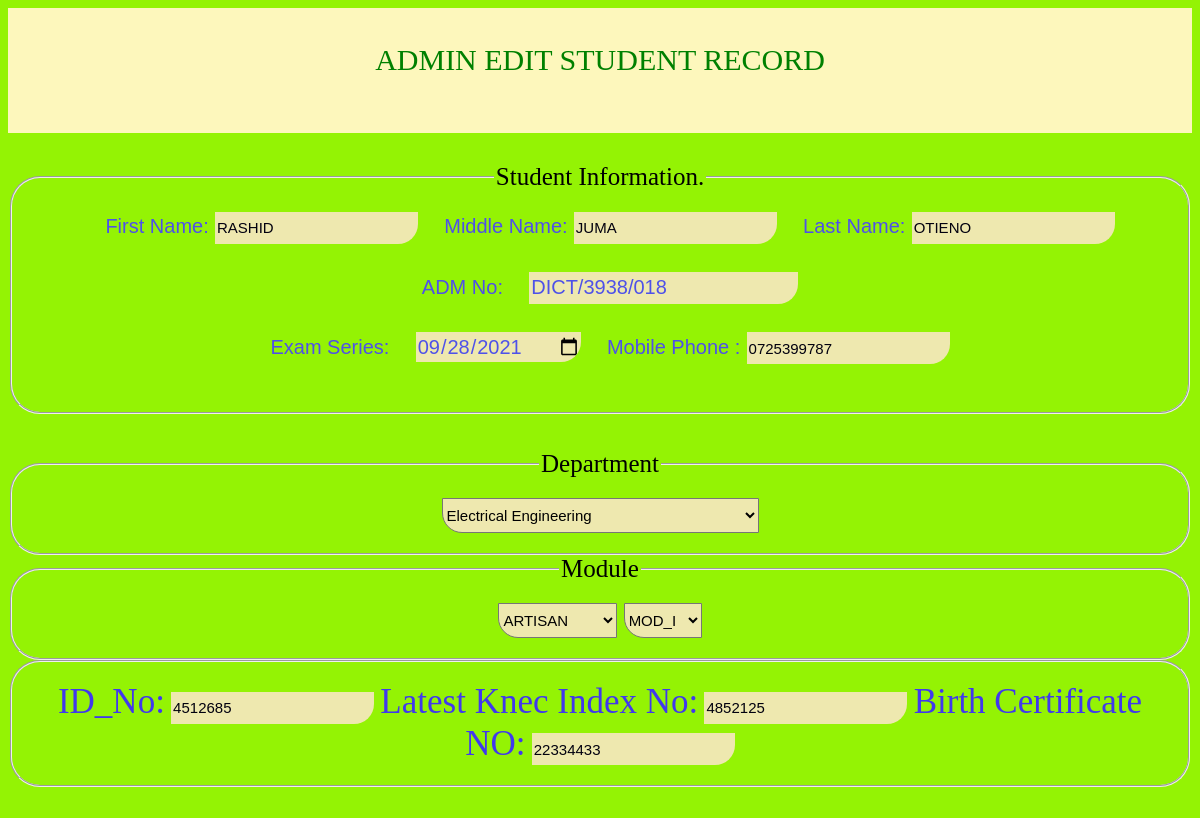
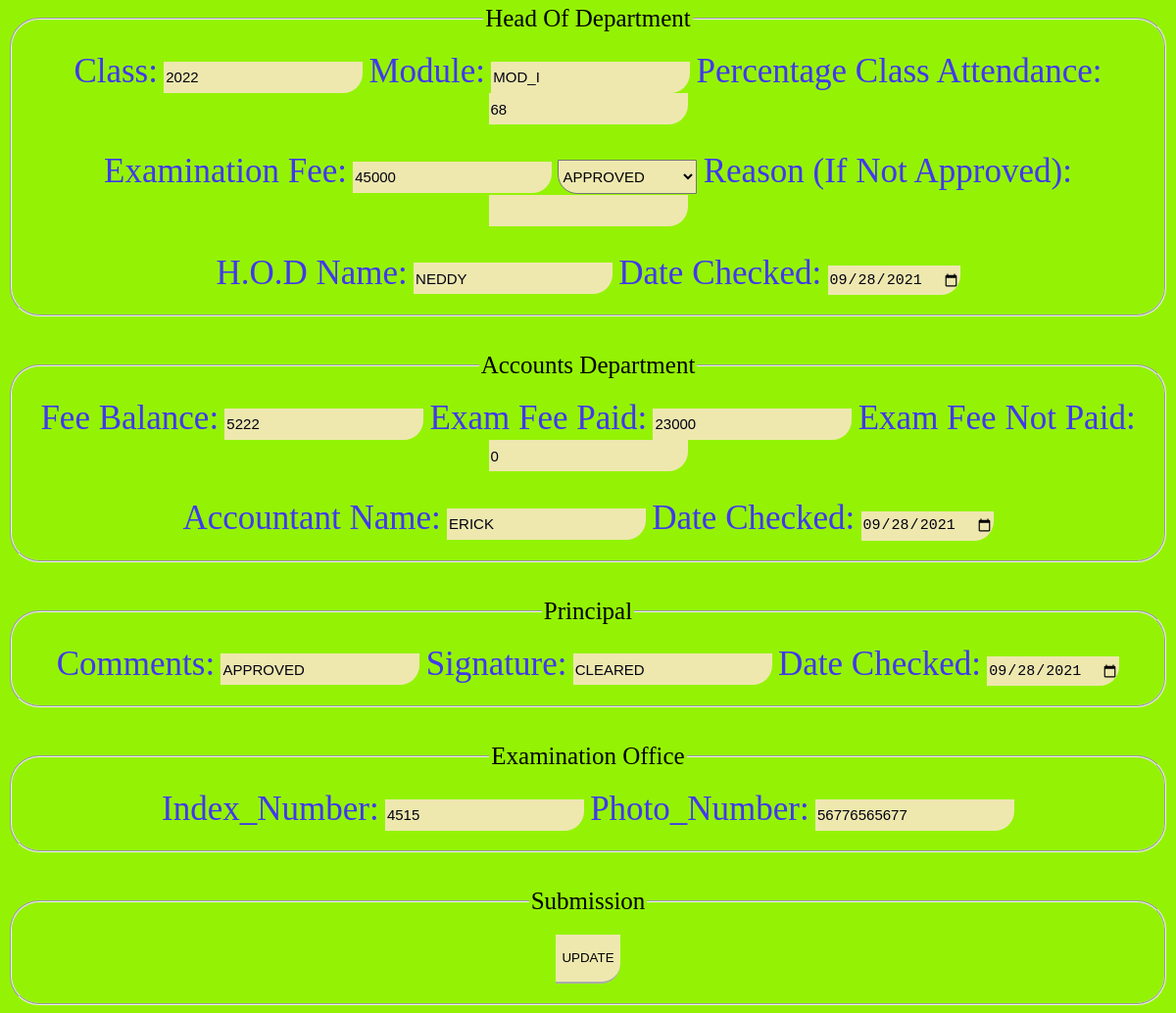
Screenshot of /dashedit.php?GetID=112 with the database file from the repository (2 pictures, top to bottom).
### tables this page shows
CREATE TABLE `tablestudent` (
  `User_ID` int(50) NOT NULL,
  `First_Name` varchar(50) NOT NULL,
  `Middle_Name` varchar(50) NOT NULL,
  `Last_Name` varchar(50) NOT NULL,
  `ADM_No` varchar(50) NOT NULL,
  `Exam_Series` date NOT NULL,
  `Mobile_Phone` varchar(10) NOT NULL,
  `Department` varchar(50) NOT NULL,
  `Module` varchar(50) NOT NULL,
  `Diploma` varchar(50) NOT NULL,
  `ID_No` varchar(50) NOT NULL,
  `Latest_Knec_Slip` varchar(50) NOT NULL,
  `Birth_Cert_No` varchar(50) NOT NULL,
  `Class` varchar(50) NOT NULL,
  `Hod_Module` varchar(5) NOT NULL,
  `Percentage_Class_Attendance` int(3) NOT NULL,
  `Examination_Fee` int(50) NOT NULL,
  `Approved` varchar(20) NOT NULL,
  `Reason_If_Not_Approved` text NOT NULL,
  `Hod_Name` varchar(50) NOT NULL,
  `Period_Checked_By_Hod` date NOT NULL,
  `Fee_Balance` int(50) NOT NULL,
  `Exam_Fee_Paid` int(50) NOT NULL,
  `Exam_Fee_Not_Paid` int(50) NOT NULL,
  `Accountant_Name` varchar(50) NOT NULL,
  `Date_Checked_By_Accountant` date DEFAULT NULL,
  `Index_No` varchar(50) NOT NULL,
  `Photo_No` varchar(50) NOT NULL,
  `Comment_By_Principal` varchar(100) NOT NULL,
  `Signa` varchar(50) NOT NULL,
  `Date_Checked_By_Principal` text NOT NULL
);

### dashedit.php (the view, shortened to what this page needs)
<?php
$con =mysqli_connect("localhost","root","","Kisiwa");
$UserId = $_GET['GetID'];
$query ="SELECT * FROM tablestudent WHERE User_ID='".$UserId."';";
$results =mysqli_query($con,$query);
while($row = mysqli_fetch_assoc($results)){
   $userid =$row['User_ID'];
   $firstname=$row['First_Name'];
   $middlename=$row['Middle_Name'];
   $lastname=$row['Last_Name'];
   $admno=$row['ADM_No'];
   $examseries=$row['Exam_Series'];
   $phoneno=$row['Mobile_Phone'];
   $department=$row['Department'];
   $module=$row['Module'];
   $diploma=$row['Diploma'];
   $idno=$row['ID_No'];
   $knecslip=$row['Latest_Knec_Slip'];
   $birthcertificate=$row['Birth_Cert_No'];
   $class=$row['Class'];
   $hodmodule=$row['Hod_Module'];
   $classattendance=$row['Percentage_Class_Attendance'];
   $examfee=$row['Examination_Fee'];
   $approved=$row['Approved'];
   $reason=$row['Reason_If_Not_Approved'];
   $hodname=$row['Hod_Name'];
   $periodchecked=$row['Period_Checked_By_Hod'];
   $feebalance=$row['Fee_Balance'];
   $examfeepaid=$row['Exam_Fee_Paid'];
   $examfeenotpaid=$row['Exam_Fee_Not_Paid'];
   $accountantname=$row['Accountant_Name'];
   $checkedbyaccountant=$row['Date_Checked_By_Accountant'];
   $commentss=$row['Comment_By_Principal'];
   $signature=$row['Signa'];
   $dateview=$row['Date_Checked_By_Principal'];
   $index=$row['Index_No'];
   $photo=$row['Photo_No'];
}
?>
<!DOCTYPE html>
<html lang="en">
<head>
    <link rel="stylesheet" type="text/css" href="student.css">
</head>
<body style="background-color:rgb(148, 243, 4)">
    <div class="Title">
         <p>ADMIN EDIT STUDENT RECORD</p>
    </div>
    <div class="studentname" >
        <form action="dashupdate.php?ID=<?php echo $userid?>" method="POST" enctype="multipart/form-data">
        <fieldset>
                <legend>Student Information.</legend>
            <label for="fname" class="fname" >First Name:</label>
            <input type="text" id="fname"  name="fname"   class="ffname" value="<?php echo $firstname?>">
            <label for="Mname" class="Mname" >Middle Name:</label>
            <input type="text" id="Mname"  name="mname"   class="mmname" value="<?php echo $middlename?>">
            <label for="Lname" class="Lname" >Last Name:</label>
            <input type="text" id="Lname"  name="lname"  class="llname" value="<?php echo $lastname?>"><br><br>
            <label for="ADM" class="ADM" >ADM No:</label>
            <input type="text" id="ADM"  name="ADM"   class="ADM" value="<?php echo $admno?>" ><br><br>
            <label for="series" class="series" >Exam Series:</label>
            <input type="date" id="series"  name="series" class="series" value="<?php echo $examseries?>">
           <label for="Phone" class="Phone" >Mobile Phone :</label>
            <input type="number" id="Phone"  name="phone"   class="phone"
            value="<?php echo $phoneno?>" ><br><br>
       </fieldset><br><br>
         <fieldset>
            <legend>Department</legend>
                    <select name="department" id="department" value="<?php echo $department?>">
                        <option value="Electrical Engineering">Electrical Engineering</option>
                    </select>
                    </fieldset>
      <fieldset>
            <legend>Module</legend>
            <select name="module" id="module"  value="<?php echo $module?>" >
            <option value="ARTISAN">ARTISAN</option>
            </select>
          <select name="diploma" id="diploma"  value="<?php echo $diploma?>" >
           <option value="MOD_I">MOD_I</option>
       </select>
    </fieldset>
    <fieldset class="credentials">
        <label for="idno">ID_No:</label>
        <input type="text" name="idno" id="idno"  value="<?php echo $idno?>" >
        <label for="latesKnecslip">Latest Knec Index No:</label>
        <input type="text" name="latestKnecslip" id="latesKnecslip"  value="<?php echo $knecslip?>" >
        <label for="birthcertno">Birth Certificate NO:</label>
        <input type="text" name="birthcertno" id="birthcertno"  value="<?php echo $birthcertificate?>" >
    </fieldset><br><br>
    <fieldset class="hod">
        <legend>Head Of Department</legend>
        <label for="Class">Class:</label>
        <input type="text" name="Class" id="Class" required value="<?php echo $class?>" >
        <label for="mmodule">Module:</label>
        <input type="text" name="mmodule" id="mmodule"  required value="<?php echo $hodmodule?>">
        <label for="percentage">Percentage Class Attendance:</label>
        <input type="number" name="percentage" id="percentage" required value="<?php echo $classattendance?>"><br><br>
        <label for="examfee">Examination Fee:</label>
        <input type="number" name="examfee" id="examfee" required value="<?php echo $examfee?>">
        <select name="approved" id="approved" class="approved"  value="<?php echo $approved?>">
            <option value="APPROVED" >APPROVED</option>
        </select>
        <label for="reason">Reason (If Not Approved):</label>
        <input type="text" name="reason"  id="reason"  value="<?php echo $reason?>"><br><br>
        <label for="hodname">H.O.D Name:</label>
        <input type="text" name="hodname" id="hodname" required value="<?php echo $hodname?>">
        <label for="period">Date Checked:</label>
        <input type="date" name="date" id="date" required value="<?php echo $periodchecked?>">
   </fieldset><br><br>
 <fieldset class="hod">
    <legend>Accounts Department</legend>
    <label for="feebalance">Fee Balance:</label>
    <input type="number" name="feebalance" id="feebalance" required  value="<?php echo $feebalance?>">
    <label for="examfeepaid">Exam Fee Paid:</label>
    <input type="number" name="examfeepaid" id="examfeepaid" required value="<?php echo $examfeepaid?>">
    <label for="examfeenotpaid">Exam Fee Not Paid:</label>
    <input type="number" name="examfeenotpaid" id="examfeenotpaid" required value="<?php echo $examfeenotpaid?>"><br><br>
    <label for="accountantname">Accountant Name:</label>
    <input type="text" name="accountantname" id="accountantname" required value="<?php echo $accountantname?>">
    <label for="accountsperiod">Date Checked:</label>
    <input type="date" name="accountsperiod" id="accountsperiod" required  value="<?php echo $checkedbyaccountant?>">
</fieldset><br><br>
<fieldset class="principal">
        <legend>Principal</legend>
        <label for="comments">Comments:</label>
        <input type="text" name="comments" id="comments" required  value="<?php echo $commentss?>" >
        <label for="si">Signature:</label>
        <input type="text" name="si" id="si" required  value="<?php echo $signature?>">
        <label for="timeaccepted">Date Checked:</label>
        <input type="date" name="timeaccepted" id="timeaccepted" required  value="<?php echo $dateview?>" >
        </fieldset><br><br>
        <fieldset class="principal">
            <legend>Examination Office</legend>
            <label for="IndexNumber">Index_Number:</label>
            <input type="text" name="IndexNumber" id="IndexNumber"  required value="<?php echo $index?>" >
            <label for="Photo">Photo_Number:</label>
            <input type="text" name="photo" id="photo" required value="<?php echo $photo?>" >
            </fieldset><br><br>
   <fieldset class="submission">
    <legend>Submission</legend>
    <button type="submit" id="submit" name="update" style="color:black" >UPDATE</button><br>
   </fieldset>
</form>
</body>
</html>

### student.css (style rules this page uses)
body { background-color: rgba(148, 243, 4,1.0); }
.Title { color:green; font-size: 30px; font-family: 'Times New Roman', Times, serif; background-color: rgb(253, 247, 188); margin-top: 0px; margin-bottom: 2px; text-align: center; height: 80px; width: auto; padding-top: 5px; padding-bottom: 5px; padding-bottom: 40px; }
.Lname,.Mname,.fname,.series,.Phone,.ADM { font-size: 20px; font-family: Verdana, Geneva, Tahoma, sans-serif; margin-left: 20PX; color: rgb(78, 81, 233); font-weight: 200; }
.studentname { margin-top: 30px; }
input { font-size: 15px; border-bottom: rgb(65, 56, 238); border-top: none; border-left: none; border-right: none; background-color: rgb(238, 232, 175); border-bottom-right-radius:20px; color:rgb(2, 1, 15) ; height: 30PX; border-color: #ffffff; }
fieldset { color: black; text-align: center; font-size: 25px; border-radius: 30px; padding: 20px; }
select { background-color: rgb(238, 232, 175); border-bottom-left-radius:20px; height: 35PX; font-size: 15px; }
label { font-size: 35px; color: rgb(65, 56, 238) ; }
legend { text-align: center; }
button { border-top: none; border-left: none; border-right: none; background-color: rgb(238, 232, 175); border-bottom-right-radius:20px; color:rgb(0, 0, 2) ; height: 50PX; border-color: #ffffff; margin-left: auto; }

### rows the page displays
tablestudent: fname "RASHID", mname "JUMA", lname "OTIENO", ADM "DICT/3938/018", series "09/28/2021", phone "0725399787", department "Electrical Engineering", module "ARTISAN", diploma "MOD_I", idno "4512685", latestKnecslip "4852125", birthcertno "22334433", Class "2022", mmodule "MOD_I", percentage "68", examfee "45000", approved "APPROVED", hodname "NEDDY", date "09/28/2021", feebalance "5222", examfeepaid "23000", examfeenotpaid "0", accountantname "ERICK", accountsperiod "09/28/2021", comments "APPROVED", si "CLEARED", timeaccepted "09/28/2021", IndexNumber "4515", photo "56776565677"
